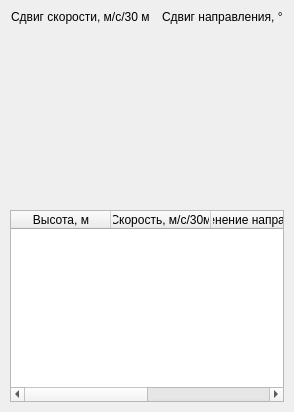
                        <widget class="QWidget" name="tab_windSwig">
                          <attribute name="title">
                            <string>Сдвиг ветра</string>
                          </attribute>
                          <layout class="QVBoxLayout" name="vLayout_windShear">
                            <property name="spacing">
                              <number>10</number>
                            </property>
                            <property name="leftMargin">
                              <number>10</number>
                            </property>
                            <property name="topMargin">
                              <number>10</number>
                            </property>
                            <property name="rightMargin">
                              <number>10</number>
                            </property>
                            <property name="bottomMargin">
                              <number>10</number>
                            </property>
                            <item>
                              <layout class="QHBoxLayout" name="chartsRow_shear">
                                <property name="spacing">
                                  <number>10</number>
                                </property>
                                <item>
                                  <widget class="QFrame" name="cardFrame_shearSpeed">
                                    <property name="frameShape">
                                      <enum>QFrame::NoFrame</enum>
                                    </property>
                                    <property name="minimumSize">
                                      <size>
                                        <width>0</width>
                                        <height>190</height>
                                      </size>
                                    </property>
                                    <property name="maximumSize">
                                      <size>
                                        <width>16777215</width>
                                        <height>250</height>
                                      </size>
                                    </property>
                                    <layout class="QVBoxLayout" name="vLayout_card_shearSpeed">
                                      <property name="spacing">
                                        <number>0</number>
                                      </property>
                                      <property name="leftMargin">
                                        <number>1</number>
                                      </property>
                                      <property name="topMargin">
                                        <number>0</number>
                                      </property>
                                      <property name="rightMargin">
                                        <number>1</number>
                                      </property>
                                      <property name="bottomMargin">
                                        <number>8</number>
                                      </property>
                                      <item>
                                        <widget class="QLabel" name="label_shearSpeed">
                                          <property name="text"><string>Сдвиг скорости, м/с/30 м</string></property>
                                        </widget>
                                      </item>
                                      <item>
                                        <widget class="QwtPlot" name="plot_windShearSpeed">
                                          <property name="sizePolicy">
                                            <sizepolicy hsizetype="Expanding" vsizetype="Expanding">
                                              <horstretch>2</horstretch>
                                              <verstretch>0</verstretch>
                                            </sizepolicy>
                                          </property>
                                        </widget>
                                      </item>
                                    </layout>
                                  </widget>
                                </item>
                                <item>
                                  <widget class="QFrame" name="cardFrame_shearDir">
                                    <property name="frameShape">
                                      <enum>QFrame::NoFrame</enum>
                                    </property>
                                    <property name="minimumSize">
                                      <size>
                                        <width>0</width>
                                        <height>190</height>
                                      </size>
                                    </property>
                                    <property name="maximumSize">
                                      <size>
                                        <width>16777215</width>
                                        <height>250</height>
                                      </size>
                                    </property>
                                    <layout class="QVBoxLayout" name="vLayout_card_shearDir">
                                      <property name="spacing">
                                        <number>0</number>
                                      </property>
                                      <property name="leftMargin">
                                        <number>1</number>
                                      </property>
                                      <property name="topMargin">
                                        <number>0</number>
                                      </property>
                                      <property name="rightMargin">
                                        <number>1</number>
                                      </property>
                                      <property name="bottomMargin">
                                        <number>8</number>
                                      </property>
                                      <item>
                                        <widget class="QLabel" name="label_shearDirection">
                                          <property name="text"><string>Сдвиг направления, °</string></property>
                                        </widget>
                                      </item>
                                      <item>
                                        <widget class="QwtPlot" name="plot_windShearDirection">
                                          <property name="sizePolicy">
                                            <sizepolicy hsizetype="Expanding" vsizetype="Expanding">
                                              <horstretch>2</horstretch>
                                              <verstretch>0</verstretch>
                                            </sizepolicy>
                                          </property>
                                        </widget>
                                      </item>
                                    </layout>
                                  </widget>
                                </item>
                              </layout>
                            </item>
                            <item>
                              <widget class="QTableWidget" name="table_windShear">
                                <property name="sizePolicy">
                                  <sizepolicy hsizetype="Expanding" vsizetype="Expanding">
                                    <horstretch>3</horstretch>
                                    <verstretch>0</verstretch>
                                  </sizepolicy>
                                </property>
                                <property name="alternatingRowColors">
                                  <bool>true</bool>
                                </property>
                                <property name="columnCount">
                                  <number>4</number>
                                </property>
                                <column>
                                  <property name="text">
                                    <string>Высота, м</string>
                                  </property>
                                </column>
                                <column>
                                  <property name="text">
                                    <string>Скорость, м/с/30м</string>
                                  </property>
                                </column>
                                <column>
                                  <property name="text">
                                    <string>Изменение направления, °</string>
                                  </property>
                                </column>
                                <column>
                                  <property name="text">
                                    <string>Уровень</string>
                                  </property>
                                </column>
                              </widget>
                            </item>
                          </layout>
                        </widget>
